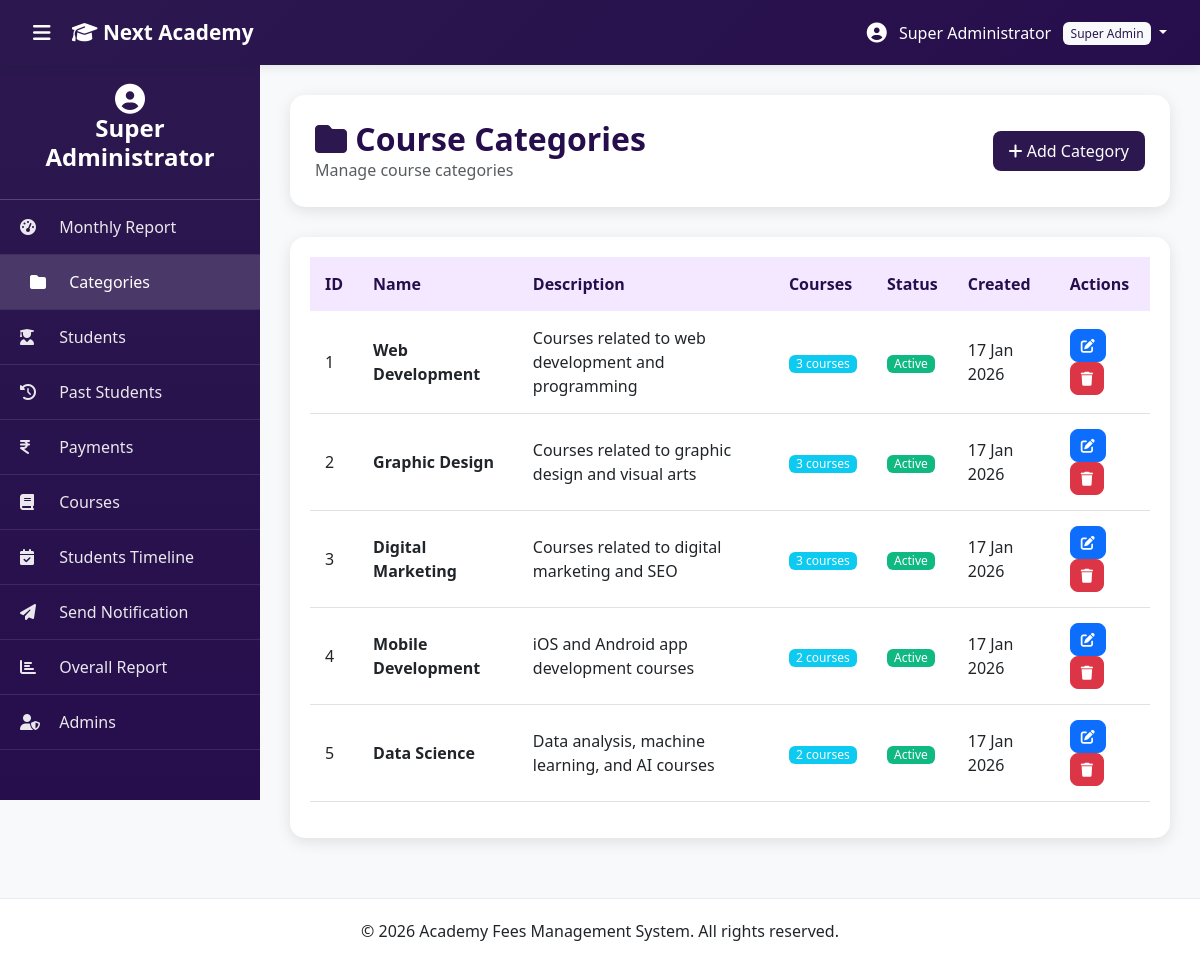
The app's page /admin/categories.php (signed in) with its own data.
### tables this page shows
CREATE TABLE `categories` (
  `id` int(11) NOT NULL AUTO_INCREMENT,
  `name` varchar(100) NOT NULL,
  `description` text,
  `status` enum('Active','Inactive') DEFAULT 'Active',
  `created_at` timestamp NULL DEFAULT CURRENT_TIMESTAMP,
  `updated_at` timestamp NULL DEFAULT CURRENT_TIMESTAMP ON UPDATE CURRENT_TIMESTAMP,
  PRIMARY KEY (`id`),
  KEY `idx_status` (`status`)
);

### admin/categories.php (the view, shortened to what this page needs)
<?php
include 'includes/header.php';
$categories = $conn->query("SELECT c.*,
                           (SELECT COUNT(*) FROM courses WHERE category_id = c.id) as course_count
                           FROM categories c
                           ORDER BY c.created_at DESC");
?>
<div class="page-header d-flex justify-content-between align-items-center">
    <div>
        <h2><i class="fas fa-folder text-purple"></i> Course Categories</h2>
        <p class="text-muted mb-0">Manage course categories</p>
    </div>
    <button class="btn btn-purple" data-bs-toggle="modal" data-bs-target="#addCategoryModal">
        <i class="fas fa-plus"></i> Add Category
    </button>
</div>
<div class="table-card">
    <div class="table-responsive">
        <table class="table table-hover" id="categoriesTable">
            <thead>
                <tr>
                    <th>ID</th>
                    <th>Name</th>
                    <th>Description</th>
                    <th>Courses</th>
                    <th>Status</th>
                    <th>Created</th>
                    <th>Actions</th>
                </tr>
            </thead>
            <tbody>
                <?php while ($category = $categories->fetch_assoc()): ?>
                <tr>
                    <td><?php echo $category['id']; ?></td>
                    <td><strong><?php echo htmlspecialchars($category['name']); ?></strong></td>
                    <td><?php echo htmlspecialchars($category['description']); ?></td>
                    <td>
                        <span class="badge bg-info"><?php echo $category['course_count']; ?> courses</span>
                    </td>
                    <td>
                        <span class="badge status-<?php echo strtolower($category['status']); ?>">
                            <?php echo $category['status']; ?>
                        </span>
                    </td>
                    <td><?php echo date('d M Y', strtotime($category['created_at'])); ?></td>
                    <td>
                        <button class="btn btn-sm btn-primary" onclick="editCategory(<?php echo htmlspecialchars(json_encode($category)); ?>)">
                            <i class="fas fa-edit"></i>
                        </button>
                        <a href="?delete=<?php echo $category['id']; ?>"
                           class="btn btn-sm btn-danger"
                           onclick="return confirm('Are you sure you want to delete this category?')">
                            <i class="fas fa-trash"></i>
                        </a>
                    </td>
                </tr>
                <?php endwhile; ?>
            </tbody>
        </table>
    </div>
</div>
<?php include 'includes/footer.php'; ?>

### admin/assets/css/style.css (style rules this page uses)
:root { --purple-primary: #2c184f; --purple-dark: #260e4c; --purple-light: #8e73e0; --purple-lighter: #d6b8f5; --purple-extra-light: #f3e8ff; --sidebar-width: 260px; --navbar-height: 65px; }
* { margin: 0; padding: 0; box-sizing: border-box; }
body { font-family: 'Segoe UI', Tahoma, Geneva, Verdana, sans-serif; background: #f8f9fa; overflow-x: hidden; }
.text-purple { color: var(--purple-primary) !important; }
.btn-purple { background: var(--purple-primary); color: white; border: none; }
.table-card { background: white; border-radius: 15px; padding: 20px; box-shadow: 0 4px 15px rgba(0, 0, 0, 0.1); }
.table thead th { background: var(--purple-extra-light); color: var(--purple-dark); font-weight: 600; border: none; padding: 15px; }
.table tbody td { padding: 15px; vertical-align: middle; }
.btn { border-radius: 8px; padding: 8px 16px; font-weight: 500; transition: all 0.3s; }
.btn-sm { padding: 5px 10px; font-size: 0.875rem; }
.badge { padding: 6px 12px; font-weight: 500; border-radius: 6px; }
.page-header { background: white; border-radius: 15px; padding: 25px; margin-bottom: 30px; box-shadow: 0 4px 15px rgba(0, 0, 0, 0.1); }
.page-header h2 { color: var(--purple-dark); margin: 0; font-weight: 600; }
.status-active { background: #10b981; color: white; }
body { overflow-x: hidden; }
.badge { font-size: 0.75rem; padding: 0.25em 0.6em; }

### records on screen
categories: id "1", name "Web Development", description "Courses related to web development and programming", course_count "3", status "Active", created_at "17 Jan 2026"
categories: id "2", name "Graphic Design", description "Courses related to graphic design and visual arts", course_count "3", status "Active", created_at "17 Jan 2026"
categories: id "3", name "Digital Marketing", description "Courses related to digital marketing and SEO", course_count "3", status "Active", created_at "17 Jan 2026"
categories: id "4", name "Mobile Development", description "iOS and Android app development courses", course_count "2", status "Active", created_at "17 Jan 2026"
categories: id "5", name "Data Science", description "Data analysis, machine learning, and AI courses", course_count "2", status "Active", created_at "17 Jan 2026"

### other values on screen
$admin['name'] "Super Administrator"
$admin['role'] "Super Admin"
